Frame 1 (no input): blank canvas, image omitted
Frame 60 (no input): blank canvas, image omitted
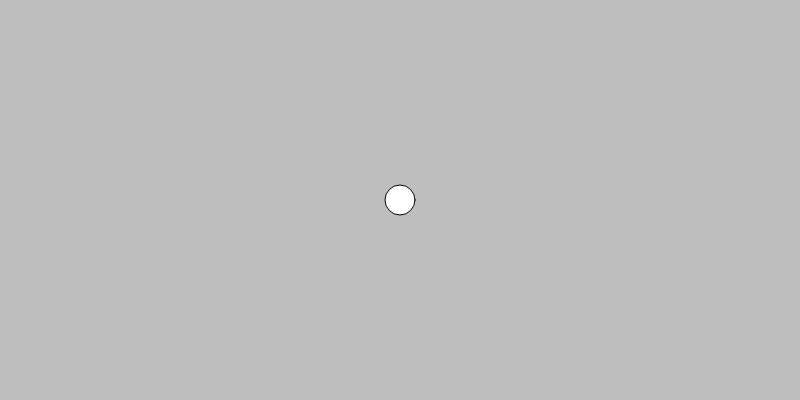
Frame 120 (the mouse pressed at the canvas centre since frame 60)

The p5.js sketch whose frames 1 and 60 were blank and that drew this single picture after the mouse press (run headless with seeded random() and noise() and a simulated clock; from frame 60 on, the mouse is pressed at the canvas centre):

// p5.js sketch
// ── sketch.js
let particle;

let particles = [];
let isDragging = false;
let gravity;

function setup() {
  createCanvas(800, 400);
  gravity = createVector(0, 0.1);
}

function draw() {
  background(190);
  
  if (isDragging) {
    line(mouseX, mouseY, particle.pos.x, particle.pos.y);
  }
  for (let particle of particles) {
    particle.update();
    particle.draw();
    particle.applyForce(gravity);
  }
}

function mousePressed() {
  particle = new Particle(mouseX, mouseY, 15);
  particles.push(particle);
  isDragging = true;
}

function mouseReleased() {
  isDragging = false;
  const mouse = createVector(mouseX, mouseY);
  force = p5.Vector.sub(particle.pos, mouse);
  force.mult(0.3);
  particle.active();
  particle.applyForce(force);
}
// ── particle.js
class Particle {
  constructor(x, y, r) {
    this.pos = createVector(x, y);
    this.vel = p5.Vector.random2D();
    this.vel.setMag(random(1, 3));
    this.acc = createVector(0, 0);
    this.r = r;
    this.friction = 0.98;
    this.isActive = false;
  }

  active() {
    this.isActive = true;
  }

  applyForce(force) {
    this.acc.add(force);
  }

  bounce() {
    if (this.pos.x > width) {
      this.pos.x = width;
      this.vel.x *= -1;
    } else if (this.pos.x < 0) {
      this.pos.x = 0;
      this.vel.x *= -1;
    }

    if (this.pos.y > height) {
      this.pos.y = height;
      this.vel.y *= -1;
    } else if (this.pos.y < 0) {
      this.pos.y = 0;
      this.vel.y *= -1;
    }
  }
  
  update() {
    if (!this.isActive) return;

    this.vel.add(this.acc);
    this.pos.add(this.vel);
    this.acc.mult(0);
    this.vel.mult(this.friction);
    this.bounce();
  }

  draw() {
    circle(this.pos.x, this.pos.y, this.r * 2);
  }
}
